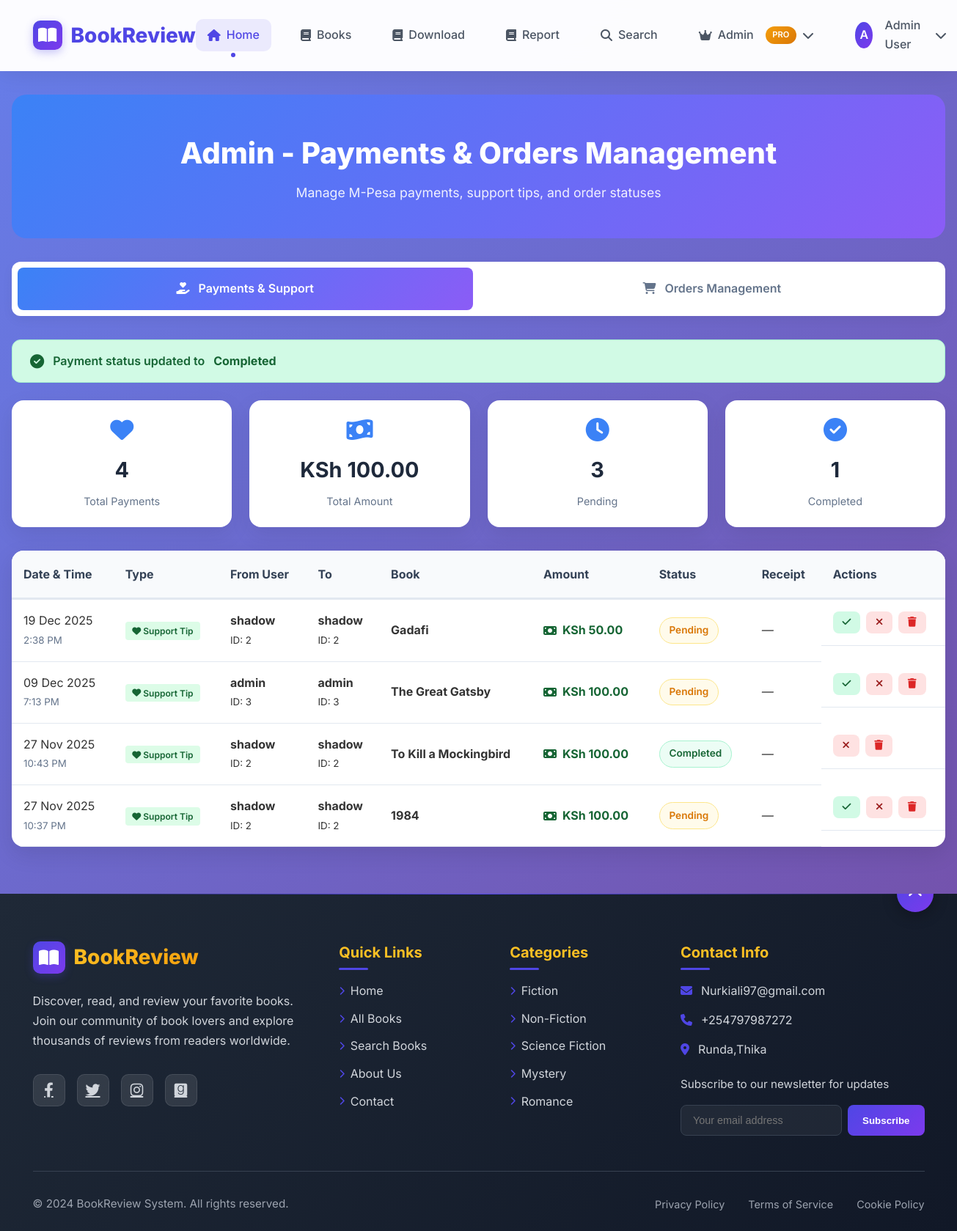
/auth/admin/payments_report.php?set_payment_status=completed&id=4&tab=payments (signed in), run on the app's committed database.
### tables this page shows
CREATE TABLE `payments` (
  `id` int(11) NOT NULL,
  `order_id` int(11) DEFAULT NULL,
  `user_id` int(11) NOT NULL,
  `amount` decimal(10,2) NOT NULL,
  `phone_number` varchar(20) NOT NULL,
  `account_reference` varchar(50) NOT NULL,
  `payment_status` enum('pending','completed','failed','cancelled') DEFAULT 'pending',
  `support_to_user_id` int(11) DEFAULT NULL,
  `book_id` int(11) DEFAULT NULL,
  `merchant_request_id` varchar(50) DEFAULT NULL,
  `checkout_request_id` varchar(50) DEFAULT NULL,
  `mpesa_receipt_number` varchar(50) DEFAULT NULL,
  `transaction_date` datetime DEFAULT NULL,
  `created_at` timestamp NOT NULL DEFAULT current_timestamp(),
  `updated_at` timestamp NOT NULL DEFAULT current_timestamp() ON UPDATE current_timestamp()
);

CREATE TABLE `users` (
  `user_id` int(11) NOT NULL,
  `name` varchar(100) NOT NULL,
  `email` varchar(100) NOT NULL,
  `phone_number` varchar(15) DEFAULT NULL,
  `password` varchar(255) NOT NULL,
  `role` enum('user','admin') DEFAULT 'user',
  `created_at` timestamp NOT NULL DEFAULT current_timestamp()
);

CREATE TABLE `books` (
  `book_id` int(11) NOT NULL,
  `title` varchar(255) NOT NULL,
  `author` varchar(100) NOT NULL,
  `description` text DEFAULT NULL,
  `cover_image` varchar(255) DEFAULT NULL,
  `year` int(11) DEFAULT NULL,
  `category` varchar(50) DEFAULT NULL,
  `created_at` timestamp NOT NULL DEFAULT current_timestamp(),
  `price` decimal(10,2) DEFAULT 0.00
);

### auth/admin/payments_report.php (the view, shortened to what this page needs)
<?php
require_once __DIR__ . '/../../config/db.php';
if (isset($_GET['set_payment_status']) && isset($_GET['id'])) {
    $newStatus = $_GET['set_payment_status'];
    $allowed = ['pending', 'completed', 'failed', 'cancelled'];
    if (in_array($newStatus, $allowed)) {
        $success = "Payment status updated to <strong>" . ucfirst($newStatus) . "</strong>";
    }
}
$totalPayments = $pdo->query("SELECT COUNT(*) FROM payments")->fetchColumn();
$totalAmount = $pdo->query("SELECT SUM(amount) FROM payments WHERE payment_status = 'completed'")->fetchColumn() ?? 0;
$pendingPayments = $pdo->query("SELECT COUNT(*) FROM payments WHERE payment_status = 'pending'")->fetchColumn();
$completedPayments = $pdo->query("SELECT COUNT(*) FROM payments WHERE payment_status = 'completed'")->fetchColumn();
$stmt = $pdo->prepare("
    SELECT p.*,
           u1.name AS sender_name,
           u2.name AS recipient_name,
           b.title AS book_title,
           b.price AS book_price,
           o.status AS order_status,
           o.id AS order_id,
           'payment' AS record_type
    FROM payments p
    LEFT JOIN users u1 ON p.user_id = u1.user_id
    LEFT JOIN users u2 ON p.support_to_user_id = u2.user_id
    LEFT JOIN books b ON p.book_id = b.book_id
    LEFT JOIN orders o ON p.order_id = o.id
    ORDER BY p.created_at DESC
");
$stmt->execute();
$allPayments = $stmt->fetchAll(PDO::FETCH_ASSOC);
$activeTab = isset($_GET['tab']) ? $_GET['tab'] : 'payments';
?>
<!DOCTYPE html>
<html lang="en">
<head>
    <link rel="stylesheet" href="https://cdnjs.cloudflare.com/ajax/libs/font-awesome/6.5.0/css/all.min.css">
</head>
<body>
<?php include '../../includes/header.php'; ?>
<div class="container">
    <div class="header">
        <h1>Admin - Payments & Orders Management</h1>
        <p>Manage M-Pesa payments, support tips, and order statuses</p>
    </div>
    <div class="tabs">
        <a href="?tab=payments" class="tab <?php echo $activeTab == 'payments' ? 'active' : ''; ?>">
            <i class="fas fa-hand-holding-heart"></i> Payments & Support
        </a>
        <a href="?tab=orders" class="tab <?php echo $activeTab == 'orders' ? 'active' : ''; ?>">
            <i class="fas fa-shopping-cart"></i> Orders Management
        </a>
    </div>
    <?php if (isset($success)): ?>
        <div class="success">
            <i class="fas fa-check-circle"></i>
            <?= $success ?>
        </div>
    <?php endif; ?>
    <?php if ($activeTab == 'payments'): ?>
        <div class="stats-grid">
            <div class="stat-card">
                <i class="fas fa-heart"></i>
                <h3><?= number_format($totalPayments) ?></h3>
                <p>Total Payments</p>
            </div>
            <div class="stat-card">
                <i class="fas fa-money-bill-wave"></i>
                <h3>KSh <?= number_format($totalAmount, 2) ?></h3>
                <p>Total Amount</p>
            </div>
            <div class="stat-card">
                <i class="fas fa-clock"></i>
                <h3><?= $pendingPayments ?></h3>
                <p>Pending</p>
            </div>
            <div class="stat-card">
                <i class="fas fa-check-circle"></i>
                <h3><?= $completedPayments ?></h3>
                <p>Completed</p>
            </div>
        </div>
        <?php if (!empty($allPayments)): ?>
        <table>
            <thead>
                <tr>
                    <th>Date & Time</th>
                    <th>Type</th>
                    <th>From User</th>
                    <th>To</th>
                    <th>Book</th>
                    <th>Amount</th>
                    <th>Status</th>
                    <th>Receipt</th>
                    <th>Actions</th>
                </tr>
            </thead>
            <tbody>
                <?php foreach ($allPayments as $payment): ?>
                <tr>
                    <td data-label="Date">
                        <?= date('d M Y', strtotime($payment['created_at'])) ?><br>
                        <small style="color:#64748b"><?= date('g:i A', strtotime($payment['created_at'])) ?></small>
                    </td>
                    <td data-label="Type">
                        <?php if ($payment['order_id']): ?>
                            <span class="type-badge type-order"><i class="fas fa-shopping-cart"></i> Order Payment</span>
                        <?php else: ?>
                            <span class="type-badge type-support"><i class="fas fa-heart"></i> Support Tip</span>
                        <?php endif; ?>
                    </td>
                    <td data-label="From">
                        <strong><?= htmlspecialchars($payment['sender_name'] ?? 'Unknown') ?></strong><br>
                        <small>ID: <?= $payment['user_id'] ?></small>
                    </td>
                    <td data-label="To">
                        <?php if ($payment['recipient_name']): ?>
                            <strong><?= htmlspecialchars($payment['recipient_name']) ?></strong><br>
                            <small>ID: <?= $payment['support_to_user_id'] ?></small>
                        <?php elseif ($payment['order_id']): ?>
                            <em>Order Payment</em>
                        <?php else: ?>
                            <em>—</em>
                        <?php endif; ?>
                    </td>
                    <td data-label="Book">
                        <?php if ($payment['book_title']): ?>
                            <strong><?= htmlspecialchars(substr($payment['book_title'], 0, 25)) ?><?= strlen($payment['book_title']) > 25 ? '...' : '' ?></strong>
                        <?php else: ?>
                            <em>General</em>
                        <?php endif; ?>
                    </td>
                    <td data-label="Amount">
                        <div class="amount-display">
                            <i class="fas fa-money-bill"></i>
                            KSh <?= number_format($payment['amount'], 2) ?>
                        </div>
                    </td>
                    <td data-label="Status">
                        <span class="status <?= $payment['payment_status'] ?>">
                            <?= ucfirst($payment['payment_status']) ?>
                        </span>
                    </td>
                    <td data-label="Receipt">
                        <?php if ($payment['mpesa_receipt_number']): ?>
                            <code><?= htmlspecialchars($payment['mpesa_receipt_number']) ?></code>
                        <?php else: ?>
                            <em>—</em>
                        <?php endif; ?>
                    </td>
                    <td data-label="Actions" class="actions">
                        <?php if ($payment['payment_status'] !== 'completed'): ?>
                            <a href="?set_payment_status=completed&id=<?= $payment['id'] ?>&tab=payments" class="btn-complete" title="Mark as Completed">
                                <i class="fas fa-check"></i>
                            </a>
                        <?php endif; ?>
                        <?php if ($payment['payment_status'] !== 'failed'): ?>
                            <a href="?set_payment_status=failed&id=<?= $payment['id'] ?>&tab=payments" class="btn-fail" title="Mark as Failed">
                                <i class="fas fa-times"></i>
                            </a>
                        <?php endif; ?>
                        <a href="?delete=<?= $payment['id'] ?>&tab=payments"
                           onclick="return confirm('Are you sure you want to delete this payment record permanently? This action cannot be undone.')"
                           class="btn-delete" title="Delete">
                            <i class="fas fa-trash"></i>
                        </a>
                    </td>
                </tr>
                <?php endforeach; ?>
            </tbody>
        </table>
        <?php endif; ?>
    <?php endif; ?>
</div>
<?php include '../../includes/footer.php'; ?>
</body>
</html>

### auth/admin/payments_report.php (style rules this page uses)
:root { --green: #22c55e; --red: #ef4444; --yellow: #f59e0b; --blue: #3b82f6; --purple: #8b5cf6; --gray: #64748b; }
body { font-family: 'Inter', sans-serif; background: #f1f5f9; color: #1e293b; margin: 0; padding: 0; }
.container { max-width: 1400px; margin: 2rem auto; padding: 0 1rem; }
.header { background: linear-gradient(135deg, #3b82f6, #8b5cf6); color: white; padding: 3rem 2rem; border-radius: 20px; text-align: center; margin-bottom: 2rem; }
.header h1 { margin: 0; font-size: 2.5rem; font-weight: 800; }
.header p { font-size: 1.1rem; opacity: 0.9; margin: 0.5rem 0 0; }
.tabs { display: flex; gap: 1rem; margin-bottom: 2rem; background: white; padding: 0.5rem; border-radius: 12px; box-shadow: 0 5px 15px rgba(0,0,0,0.05); }
.tab { flex: 1; padding: 1rem; text-align: center; border-radius: 8px; text-decoration: none; color: #64748b; font-weight: 600; transition: all 0.3s ease; }
.tab.active { background: linear-gradient(135deg, #3b82f6, #8b5cf6); color: white; }
.tab i { margin-right: 0.5rem; }
.stats-grid { display: grid; grid-template-columns: repeat(auto-fit, minmax(200px, 1fr)); gap: 1.5rem; margin-bottom: 2rem; }
.stat-card { background: white; padding: 1.5rem; border-radius: 16px; box-shadow: 0 10px 30px rgba(0,0,0,0.08); text-align: center; transition: transform 0.3s ease; }
.stat-card i { font-size: 2rem; color: var(--blue); margin-bottom: 0.5rem; }
.stat-card h3 { margin: 0.5rem 0; font-size: 1.8rem; color: #1e293b; }
.stat-card p { color: var(--gray); margin: 0; font-size: 0.9rem; }
table { width: 100%; background: white; border-radius: 16px; overflow: hidden; box-shadow: 0 10px 30px rgba(0,0,0,0.1); border-collapse: collapse; }
th { background: #f8fafc; padding: 1.2rem 1rem; text-align: left; font-weight: 700; color: #334155; border-bottom: 3px solid #e2e8f0; }
td { padding: 1rem; border-bottom: 1px solid #e2e8f0; }
.status { padding: 0.4rem 0.8rem; border-radius: 50px; font-weight: 600; font-size: 0.85rem; display: inline-block; }
.pending { background: #fffbeb; color: #d97706; border: 1px solid #fde68a; }
.completed, .paid { background: #ecfdf5; color: #166534; border: 1px solid #a7f3d0; }
.amount-display { font-weight: 700; color: #166534; display: flex; align-items: center; gap: 0.5rem; }
.actions { display: flex; gap: 0.5rem; flex-wrap: wrap; }
.actions a, .actions button { padding: 0.5rem 0.8rem; border-radius: 8px; text-decoration: none; font-size: 0.85rem; font-weight: 600; transition: all 0.3s ease; border: none; cursor: pointer; display: inline-flex; align-items: center; gap: 0.3rem; }
.btn-complete { background: #d1fae5; color: #166534; }
.btn-fail { background: #fee2e2; color: #991b1b; }
.btn-delete { background: #fee2e2; color: #dc2626; }
.success { background: #d1fae5; color: #166534; padding: 1rem 1.5rem; border-radius: 12px; border: 1px solid #a7f3d0; margin-bottom: 1.5rem; font-weight: 600; display: flex; align-items: center; gap: 0.75rem; }
.success i { font-size: 1.2rem; }
.type-badge { padding: 0.3rem 0.6rem; border-radius: 4px; font-size: 0.75rem; font-weight: 600; background: #e2e8f0; color: #475569; }
.type-support { background: #dcfce7; color: #166534; }

### includes/header.php (style rules this page uses)
* { margin: 0; padding: 0; box-sizing: border-box; }
body { font-family: 'Inter', sans-serif; line-height: 1.6; color: #333; background: linear-gradient(135deg, #667eea 0%, #764ba2 100%); min-height: 100vh; }

### data on the page
payments: created_at "19 Dec 2025", created_at "2:38 PM", user.name "shadow", user "2", support_to_user "2", book.title "Gadafi", amount "50.00", payment_status "Pending"
payments: created_at "09 Dec 2025", created_at "7:13 PM", user.name "admin", user "3", support_to_user "3", book.title "The Great Gatsby", amount "100.00", payment_status "Pending"
payments: created_at "27 Nov 2025", created_at "10:43 PM", user.name "shadow", user "2", support_to_user "2", book.title "To Kill a Mockingbird", amount "100.00", payment_status "Completed"
payments: created_at "27 Nov 2025", created_at "10:37 PM", user.name "shadow", user "2", support_to_user "2", book.title "1984", amount "100.00", payment_status "Pending"

### other printed values
substr(htmlspecialchars($_SESSION['name']), 0, 1) "A"
$_SESSION['name'] "Admin User"
$newStatus "Completed"
$totalPayments "4"
$totalAmount "100.00"
$pendingPayments "3"
$completedPayments "1"
